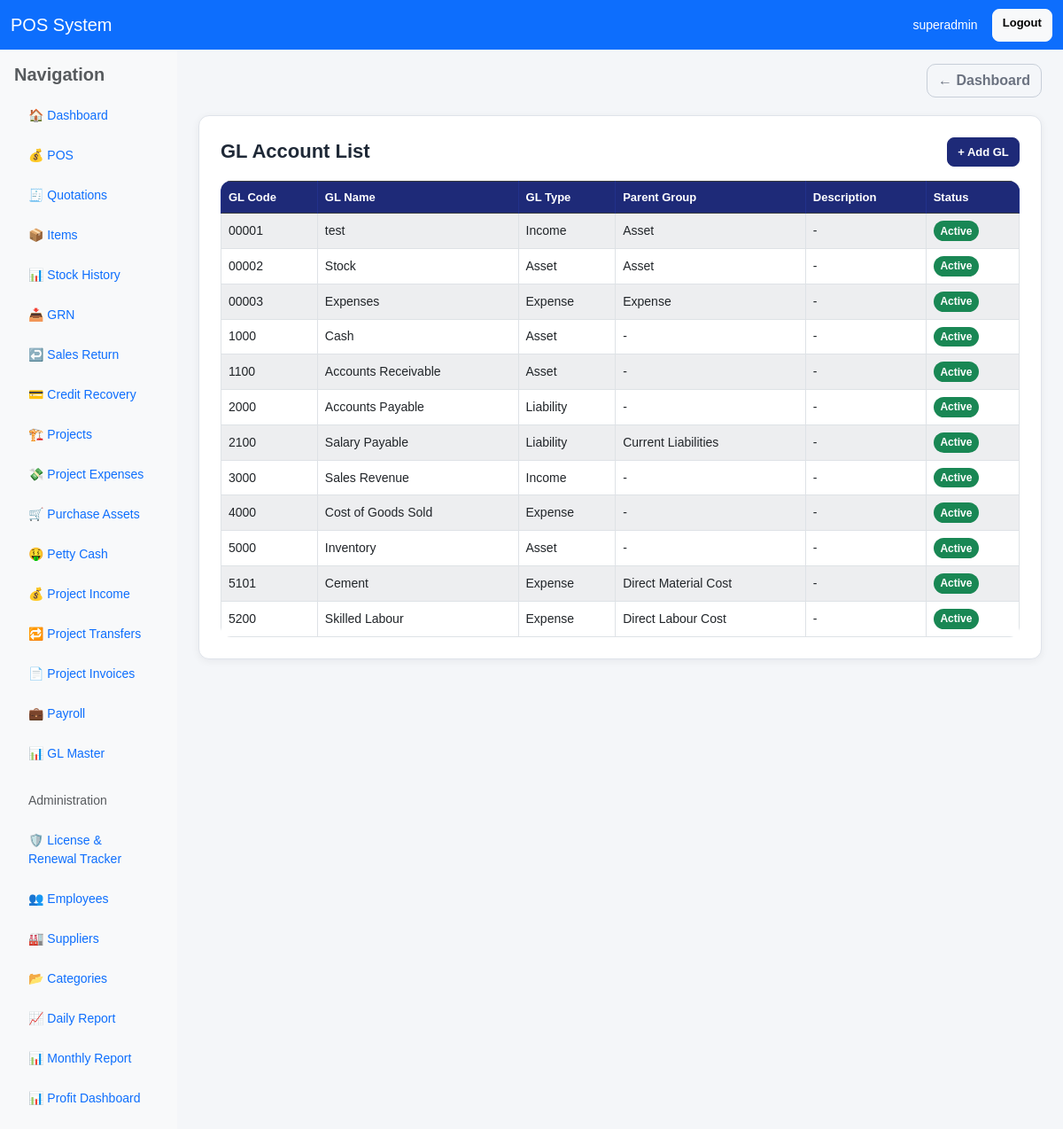
Screenshot of /gl/ (signed in) with the database file from the repository.
### pos/models.py (models this page shows, shortened)
class GLMaster(models.Model):
    GL_TYPE_CHOICES = [
        ("asset", "Asset"),
        ("liability", "Liability"),
        ("income", "Income"),
        ("expense", "Expense"),
        ("equity", "Equity"),
    ]
    gl_code = models.CharField(max_length=30, unique=True)
    gl_name = models.CharField(max_length=150)
    gl_type = models.CharField(max_length=20, choices=GL_TYPE_CHOICES)
    parent_group = models.CharField(max_length=150, blank=True, null=True)
    description = models.TextField(blank=True, null=True)
    is_active = models.BooleanField(default=True)
    created_at = models.DateTimeField(auto_now_add=True)
    class Meta:
        ordering = ["gl_code"]

### pos/views.py (the view)
# urls.py: path('gl/', views.gl_list, name='gl_list'),
@user_passes_test(can_use_gl)
def gl_list(request):
    gls = GLMaster.objects.all().order_by("gl_code")
    return render(request, "pos/gl_list.html", {"gl_accounts": gls})

### pos/views.py (called while the page is built)
def is_owner(user):
    return user.is_superuser or user.groups.filter(name__iexact="Owner").exists()

def can_use_gl(user):
    return is_owner(user)

### pos/templates/pos/gl_list.html (shortened to what this page needs)
{% extends "base.html" %}
{% block content %}
<div class="card p-3 p-md-4">
    <div class="app-card-header">
        <h4 class="app-page-title">GL Account List</h4>
        <div>
            <a href="{% url 'add_gl' %}" class="btn btn-primary btn-sm">+ Add GL</a>
        </div>
    </div>
    <div class="table-responsive">
        <table class="table table-bordered table-striped bg-white align-middle">
            <thead class="table-dark">
                <tr>
                    <th>GL Code</th>
                    <th>GL Name</th>
                    <th>GL Type</th>
                    <th>Parent Group</th>
                    <th>Description</th>
                    <th>Status</th>
                </tr>
            </thead>
            <tbody>
                {% for gl in gl_accounts %}
                <tr>
                    <td>{{ gl.gl_code }}</td>
                    <td>{{ gl.gl_name }}</td>
                    <td>{{ gl.get_gl_type_display }}</td>
                    <td>{{ gl.parent_group|default:"-" }}</td>
                    <td>{{ gl.description|default:"-" }}</td>
                    <td>
                        {% if gl.is_active %}
                            <span class="badge bg-success">Active</span>
                        {% else %}
                            <span class="badge bg-danger">Inactive</span>
                        {% endif %}
                    </td>
                </tr>
                {% empty %}
                <tr>
                    <td colspan="6" class="text-center">No GL accounts found</td>
                </tr>
                {% endfor %}
            </tbody>
        </table>
    </div>
</div>
{% endblock %}

### pos/templates/includes/navbar.html
<nav class="navbar navbar-expand-lg navbar-dark bg-primary">
    <div class="container-fluid">
        <a class="navbar-brand" href="{% url 'dashboard' %}">POS System</a>
        <div class="d-flex ms-auto">
            {% if request.user.is_authenticated %}
                <span class="navbar-text text-white me-3">
                    {{ request.user.username }}
                </span>
                <a href="{% url 'logout' %}" class="btn btn-light btn-sm">Logout</a>
            {% endif %}
        </div>
    </div>
</nav>

### static/css/app.css (style rules this page uses)
:root { --app-bg: #f4f6f9; --card-bg: #ffffff; --border-color: #dfe3ea; --text-main: #1f2937; --text-muted: #6b7280; --brand: #1e2a78; --brand-dark: #182260; --brand-soft: #eef2ff; --success-soft: #eaf7ee; --danger-soft: #fdecec; --warning-soft: #fff7e6; --shadow-soft: 0 2px 10px rgba(15, 23, 42, 0.06); --shadow-medium: 0 6px 18px rgba(15, 23, 42, 0.08); --radius: 12px; --pi-dark: #16384b; --pi-dark-2: #20495e; --pi-teal: #1fb6be; --pi-teal-2: #28c7cd; --pi-soft: #eef8f8; --pi-border: #cfe5e7; }
html, body { margin: 0; padding: 0; }
body.app-body { background: var(--app-bg); color: var(--text-main); font-size: 14px; font-family: Arial, sans-serif; }
.container, .container-fluid { width: 100%; }
.app-card, .card { border: 1px solid var(--border-color); border-radius: var(--radius); box-shadow: var(--shadow-soft); background: var(--card-bg); }
.app-card-header { display: flex; justify-content: space-between; align-items: center; gap: 12px; margin-bottom: 16px; flex-wrap: wrap; }
.app-page-title, h4, h5 { color: var(--text-main); font-weight: 700; margin: 0; }
.app-page-title { font-size: 22px; }
.btn { border-radius: 10px; font-weight: 600; transition: all 0.18s ease; }
.btn-sm { border-radius: 8px; font-size: 13px; padding: 0.35rem 0.7rem; }
.btn-primary { background: var(--brand); border-color: var(--brand); color: #fff; }
.table { margin-bottom: 0; }
.table-responsive { border-radius: 12px; }
.table thead th, .table-dark th { background: var(--brand) !important; color: #fff !important; border-color: #22318b !important; font-size: 13px; font-weight: 700; vertical-align: middle; }
.table td, .table th { vertical-align: middle; }
.table-striped > tbody > tr:nth-of-type(odd) > * { background-color: #fafbfd; }
.badge { font-size: 12px; font-weight: 700; padding: 0.45em 0.65em; border-radius: 999px; }

### rows the page displays
GLMaster: gl_code "00001", gl_name "test", gl_type "Income", parent_group "Asset", description "-", is_active "Active"
GLMaster: gl_code "00002", gl_name "Stock", gl_type "Asset", parent_group "Asset", description "-", is_active "Active"
GLMaster: gl_code "00003", gl_name "Expenses", gl_type "Expense", parent_group "Expense", description "-", is_active "Active"
GLMaster: gl_code "1000", gl_name "Cash", gl_type "Asset", parent_group "-", description "-", is_active "Active"
GLMaster: gl_code "1100", gl_name "Accounts Receivable", gl_type "Asset", parent_group "-", description "-", is_active "Active"
GLMaster: gl_code "2000", gl_name "Accounts Payable", gl_type "Liability", parent_group "-", description "-", is_active "Active"
GLMaster: gl_code "2100", gl_name "Salary Payable", gl_type "Liability", parent_group "Current Liabilities", description "-", is_active "Active"
GLMaster: gl_code "3000", gl_name "Sales Revenue", gl_type "Income", parent_group "-", description "-", is_active "Active"
GLMaster: gl_code "4000", gl_name "Cost of Goods Sold", gl_type "Expense", parent_group "-", description "-", is_active "Active"
GLMaster: gl_code "5000", gl_name "Inventory", gl_type "Asset", parent_group "-", description "-", is_active "Active"
GLMaster: gl_code "5101", gl_name "Cement", gl_type "Expense", parent_group "Direct Material Cost", description "-", is_active "Active"
GLMaster: gl_code "5200", gl_name "Skilled Labour", gl_type "Expense", parent_group "Direct Labour Cost", description "-", is_active "Active"

### other values shown
{{ request.user.username }} "superadmin"
